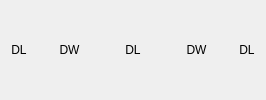
     <widget class="QWidget" name="widget_5" native="true">
      <layout class="QHBoxLayout" name="horizontalLayout_4">
       <item>
        <widget class="QLabel" name="board_label3_0">
         <property name="styleSheet">
          <string notr="true">background-color:&quot;lightblue&quot;
</string>
         </property>
         <property name="text">
          <string>DL</string>
         </property>
         <property name="alignment">
          <set>Qt::AlignCenter</set>
         </property>
        </widget>
       </item>
       <item>
        <widget class="QLabel" name="board_label3_1">
         <property name="styleSheet">
          <string notr="true">background-color:&quot;green&quot;
</string>
         </property>
         <property name="text">
          <string/>
         </property>
         <property name="alignment">
          <set>Qt::AlignCenter</set>
         </property>
        </widget>
       </item>
       <item>
        <widget class="QLabel" name="board_label3_2">
         <property name="styleSheet">
          <string notr="true">background-color:&quot;green&quot;
</string>
         </property>
         <property name="text">
          <string/>
         </property>
         <property name="alignment">
          <set>Qt::AlignCenter</set>
         </property>
        </widget>
       </item>
       <item>
        <widget class="QLabel" name="board_label3_3">
         <property name="styleSheet">
          <string notr="true">background-color:&quot;#ffdead&quot;
</string>
         </property>
         <property name="text">
          <string>DW</string>
         </property>
         <property name="alignment">
          <set>Qt::AlignCenter</set>
         </property>
        </widget>
       </item>
       <item>
        <widget class="QLabel" name="board_label3_4">
         <property name="styleSheet">
          <string notr="true">background-color:&quot;green&quot;
</string>
         </property>
         <property name="text">
          <string/>
         </property>
         <property name="alignment">
          <set>Qt::AlignCenter</set>
         </property>
        </widget>
       </item>
       <item>
        <widget class="QLabel" name="board_label3_5">
         <property name="styleSheet">
          <string notr="true">background-color:&quot;green&quot;
</string>
         </property>
         <property name="text">
          <string/>
         </property>
         <property name="alignment">
          <set>Qt::AlignCenter</set>
         </property>
        </widget>
       </item>
       <item>
        <widget class="QLabel" name="board_label3_6">
         <property name="styleSheet">
          <string notr="true">background-color:&quot;green&quot;
</string>
         </property>
         <property name="text">
          <string/>
         </property>
         <property name="alignment">
          <set>Qt::AlignCenter</set>
         </property>
        </widget>
       </item>
       <item>
        <widget class="QLabel" name="board_label3_7">
         <property name="styleSheet">
          <string notr="true">background-color:&quot;lightblue&quot;
</string>
         </property>
         <property name="text">
          <string>DL</string>
         </property>
         <property name="alignment">
          <set>Qt::AlignCenter</set>
         </property>
        </widget>
       </item>
       <item>
        <widget class="QLabel" name="board_label3_8">
         <property name="styleSheet">
          <string notr="true">background-color:&quot;green&quot;
</string>
         </property>
         <property name="text">
          <string/>
         </property>
         <property name="alignment">
          <set>Qt::AlignCenter</set>
         </property>
        </widget>
       </item>
       <item>
        <widget class="QLabel" name="board_label3_9">
         <property name="styleSheet">
          <string notr="true">background-color:&quot;green&quot;
</string>
         </property>
         <property name="text">
          <string/>
         </property>
         <property name="alignment">
          <set>Qt::AlignCenter</set>
         </property>
        </widget>
       </item>
       <item>
        <widget class="QLabel" name="board_label3_10">
         <property name="styleSheet">
          <string notr="true">background-color:&quot;green&quot;
</string>
         </property>
         <property name="text">
          <string/>
         </property>
         <property name="alignment">
          <set>Qt::AlignCenter</set>
         </property>
        </widget>
       </item>
       <item>
        <widget class="QLabel" name="board_label3_11">
         <property name="styleSheet">
          <string notr="true">background-color:&quot;#ffdead&quot;
</string>
         </property>
         <property name="text">
          <string>DW</string>
         </property>
         <property name="alignment">
          <set>Qt::AlignCenter</set>
         </property>
        </widget>
       </item>
       <item>
        <widget class="QLabel" name="board_label3_12">
         <property name="styleSheet">
          <string notr="true">background-color:&quot;green&quot;
</string>
         </property>
         <property name="text">
          <string/>
         </property>
         <property name="alignment">
          <set>Qt::AlignCenter</set>
         </property>
        </widget>
       </item>
       <item>
        <widget class="QLabel" name="board_label3_13">
         <property name="styleSheet">
          <string notr="true">background-color:&quot;green&quot;
</string>
         </property>
         <property name="text">
          <string/>
         </property>
         <property name="alignment">
          <set>Qt::AlignCenter</set>
         </property>
        </widget>
       </item>
       <item>
        <widget class="QLabel" name="board_label3_14">
         <property name="styleSheet">
          <string notr="true">background-color:&quot;lightblue&quot;
</string>
         </property>
         <property name="text">
          <string>DL</string>
         </property>
         <property name="alignment">
          <set>Qt::AlignCenter</set>
         </property>
        </widget>
       </item>
      </layout>
     </widget>
